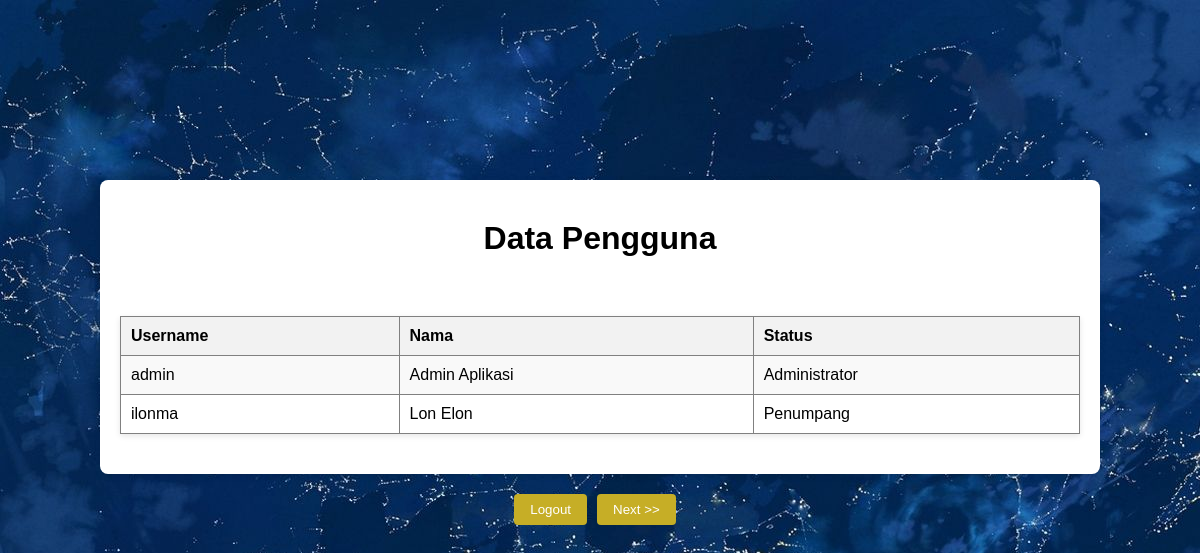
The page /interface/adminPageUser.php on the database its author committed.
### tables this page shows
CREATE TABLE `users` (
  `username` varchar(20) NOT NULL,
  `password` varchar(20) DEFAULT NULL,
  `nama` varchar(50) DEFAULT NULL,
  `status` varchar(20) DEFAULT NULL
);

### interface/adminPageUser.php (the view, shortened to what this page needs)
<?php
$conn = mysqli_connect('localhost', 'root', '', 'perkeretaan');
$sql =
    "SELECT
        username AS 'Username',
        nama AS 'Nama',
        status AS 'Status'
    FROM users";
$result = mysqli_query($conn, $sql);
?>
<!DOCTYPE html>
<html>
<head>
    <link rel="stylesheet" href="style/adminPageUserStyles.css">
</head>
<body>
    <div class="container">
        <h1>Data Pengguna</h1>
        <br>
        <table border="1">
            <tr>
                <th>Username</th>
                <th>Nama</th>
                <th>Status</th>
            </tr>
            <?php
            while ($row = mysqli_fetch_assoc($result)) {
                echo "<tr>";
                echo "<td>" . $row['Username'] . "</td>";
                echo "<td>" . $row['Nama'] . "</td>";
                echo "<td>" . $row['Status'] . "</td>";
                echo "</tr>";
            }
            ?>
        </table>
    </div>
    <div class="next-button">
        <button onclick="window.location.href='../login/login.php'">Logout</button>
        <button onclick="window.location.href='adminPageTiket.php'">Next >></button>
    </div>
</body>
</html>

### interface/style/adminPageUserStyles.css (style rules this page uses)
body { font-family: Arial, sans-serif; background-color: #f2f2f2; background-image: url("../assets/tiket.jpg"); margin: 0; padding: 0; }
h1 { text-align: center; margin-top: 20px;; }
table { width: 100%; border-collapse: collapse; margin: 20px auto; background-color: #fff; box-shadow: 0px 2px 6px rgba(0, 0, 0, 0.1); }
th, td { padding: 10px; text-align: left; }
th { background-color: #f2f2f2; font-weight: bold; }
tr:nth-child(even) { background-color: #f9f9f9; }
button { padding: 8px 16px; margin-right: 5px; background-color: #c6ae26; color: #fff; border: none; border-radius: 4px; cursor: pointer; }
.next-button { display: flex; justify-content: center; margin-top: 20px; }
.next-button button { margin-right: 10px; }
.container { max-width: 960px; margin: 0 auto; padding: 20px; background-color: #fff; box-shadow: 0px 2px 6px rgba(0, 0, 0, 0.1); margin-top: 15%; border-radius: 8px; }

### rows shown on the page
users: username "admin", nama "Admin Aplikasi", status "Administrator"
users: username "ilonma", nama "Lon Elon", status "Penumpang"
